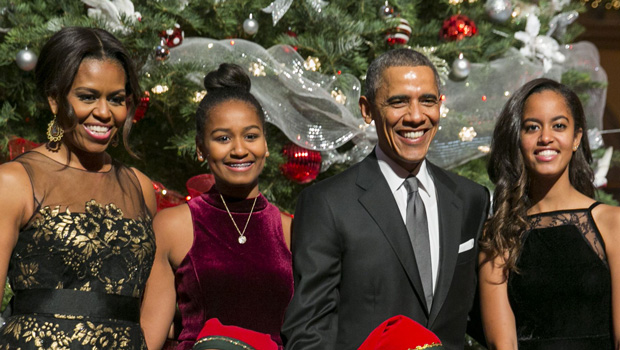
#> input picture Computer-Vision/Opencv/Basic Image Processing/Image.jpg, 620 x 350 px
$ python Morphology.py
#> lines starting #> are read from the running program, lines starting #| are printed output that depends on the picture
import numpy as np
import cv2

im=cv2.imread('Image.jpg')
#> im is the input picture: shape (350, 620, 3); mean B, G, R 57.2, 71.8, 87.7
n=6
kernel=np.ones((n,n),np.uint8)

# Erosion

eroded=cv2.erode(im,kernel,iterations=1)
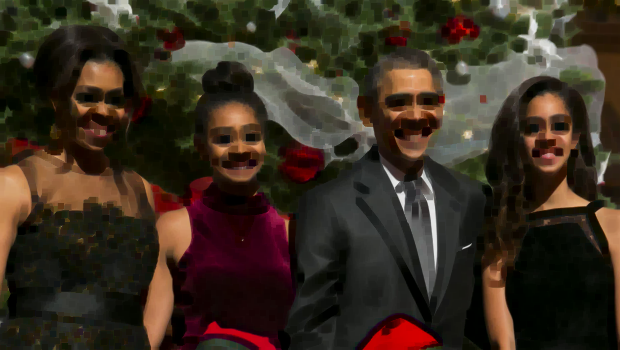
#> eroded: shape (350, 620, 3); mean B, G, R 32.5, 45.2, 57

#Dilation

dilated=cv2.dilate(im,kernel,iterations=1)
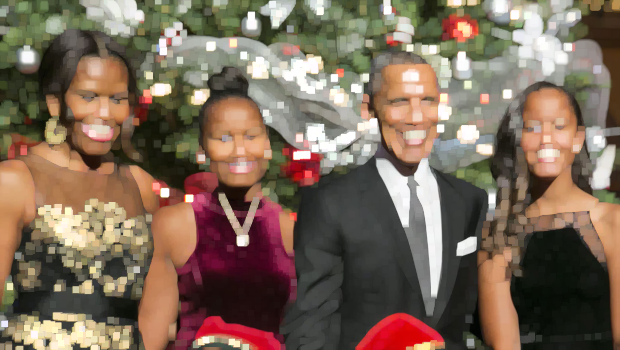
#> dilated: shape (350, 620, 3); mean B, G, R 89.1, 105.7, 125

# Opening

opened=cv2.morphologyEx(im,cv2.MORPH_OPEN,kernel)
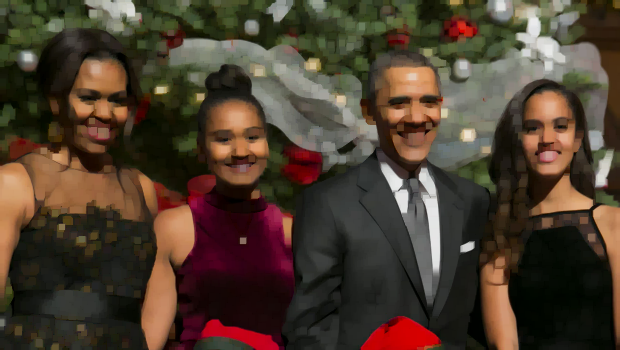
#> opened: shape (350, 620, 3); mean B, G, R 46.5, 61, 76.1


#Closing

closed=cv2.morphologyEx(im,cv2.MORPH_CLOSE,kernel)
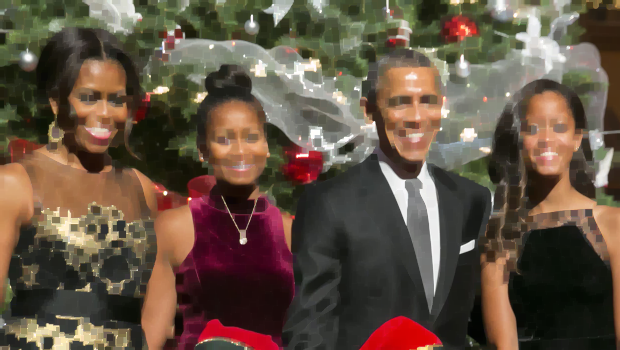
#> closed: shape (350, 620, 3); mean B, G, R 67.1, 82.2, 98.7

cv2.imshow('Eroded',closed)

cv2.waitKey(0)
cv2.destroyAllWindows()

$ run again, with Computer-Vision/Opencv/Basic Image Processing/brazing1.JPG copied over Computer-Vision/Opencv/Basic Image Processing/Image.jpg
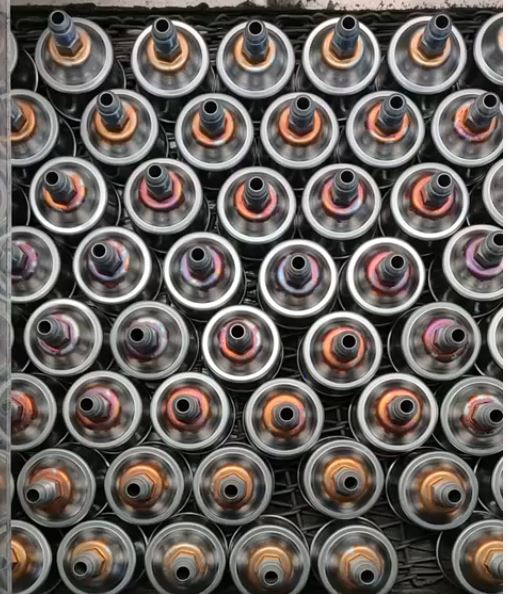
#> input picture Computer-Vision/Opencv/Basic Image Processing/brazing1.JPG, 507 x 594 px
#> im is the input picture: shape (594, 507, 3); mean B, G, R 92.7, 96.6, 103
#> `dilated=cv2.dilate(im,kernel,iterations=1)`:
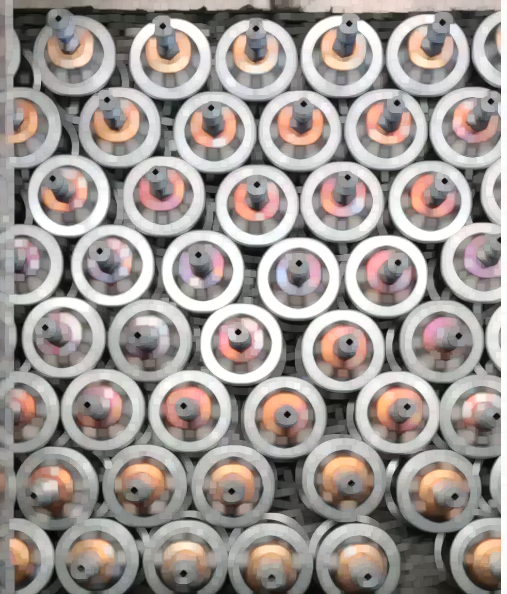
#> dilated: shape (594, 507, 3); mean B, G, R 147.7, 151.7, 159.2
#> `closed=cv2.morphologyEx(im,cv2.MORPH_CLOSE,kernel)`:
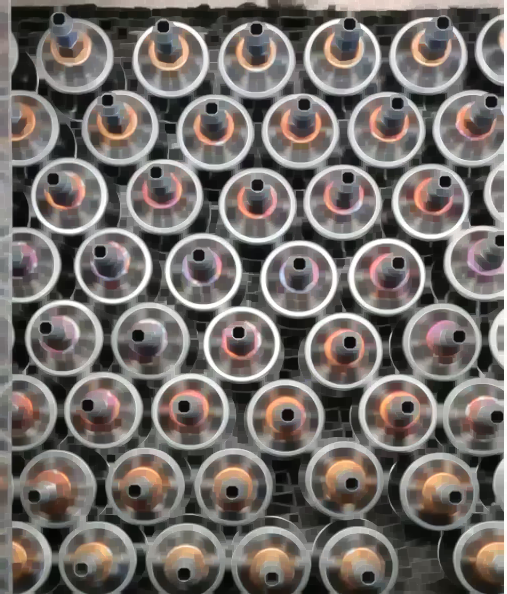
#> closed: shape (594, 507, 3); mean B, G, R 105.7, 109.4, 115.5

$ run again, with Computer-Vision/Opencv/Basic Image Processing/brazing2.JPG copied over Computer-Vision/Opencv/Basic Image Processing/Image.jpg
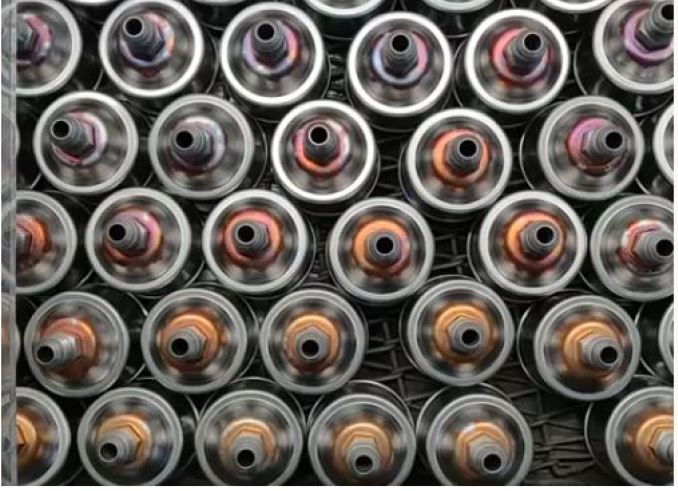
#> input picture Computer-Vision/Opencv/Basic Image Processing/brazing2.JPG, 678 x 491 px
#> im is the input picture: shape (491, 678, 3); mean B, G, R 90.6, 95.2, 101.4
#> `dilated=cv2.dilate(im,kernel,iterations=1)`:
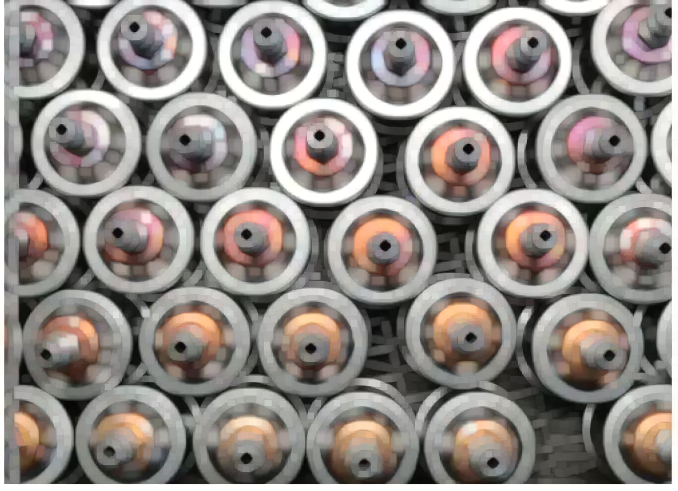
#> dilated: shape (491, 678, 3); mean B, G, R 132.8, 137.4, 144.2
#> `closed=cv2.morphologyEx(im,cv2.MORPH_CLOSE,kernel)`:
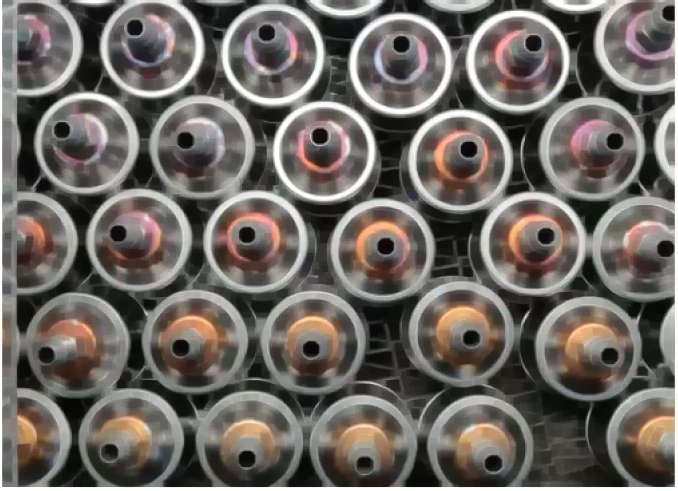
#> closed: shape (491, 678, 3); mean B, G, R 98.3, 102.9, 108.9
